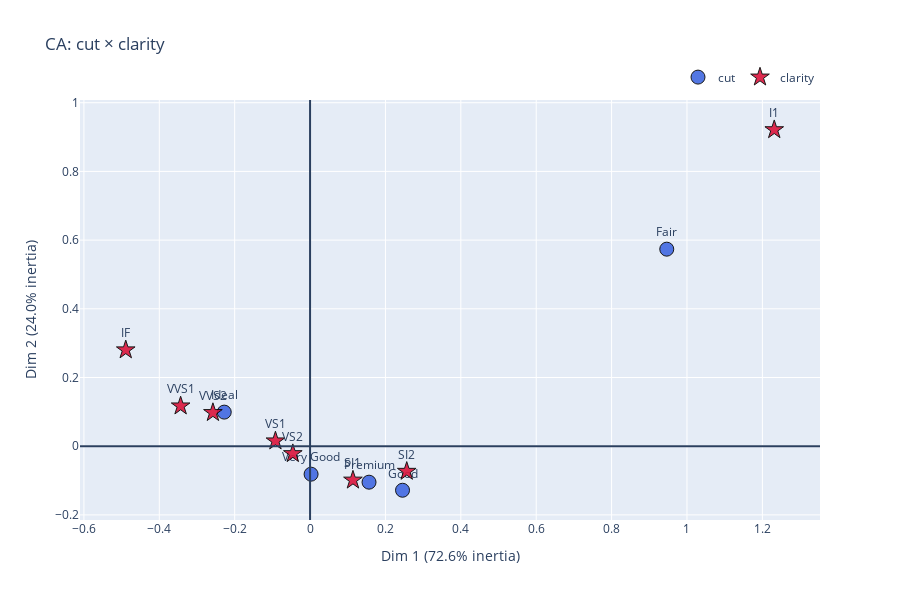

Source (notebook cell):
### Code cell
ct = pd.crosstab(df["cut"], df["clarity"])
fig = plot_ca(ct, "CA: cut × clarity", row_label="cut", col_label="clarity")
fig.show()

### Figure 1 — Plotly figure (JSON) as saved in the notebook; plotly's stock layout.template omitted (floating-point values rounded to 4 significant figures)
{"data": [{"marker": {"color": "royalblue", "line": {"color": "black", "width": 1}, "opacity": 0.9, "size": 14, "symbol": "circle"}, "mode": "markers+text", "name": "cut", "text": ["Fair", "Good", "Ideal", "Premium", "Very Good"], "textfont": {"size": 12}, "textposition": "top center", "type": "scatter", "x": [0.9464, 0.2453, -0.2277, 0.1565, 0.00269], "y": [0.5737, -0.1282, 0.09924, -0.1047, -0.08143]}, {"marker": {"color": "crimson", "line": {"color": "black", "width": 1}, "opacity": 0.9, "size": 14, "symbol": "star"}, "mode": "markers+text", "name": "clarity", "text": ["I1", "IF", "SI1", "SI2", "VS1", "VS2", "VVS1", "VVS2"], "textfont": {"size": 12}, "textposition": "top center", "type": "scatter", "x": [1.232, -0.489, 0.1138, 0.2565, -0.09187, -0.04571, -0.3434, -0.2577], "y": [0.9213, 0.2803, -0.09886, -0.07329, 0.01522, -0.02179, 0.1171, 0.09781]}], "layout": {"height": 600, "legend": {"orientation": "h", "x": 1, "xanchor": "right", "y": 1.02, "yanchor": "bottom"}, "shapes": [{"type": "line", "x0": 0, "x1": 1, "xref": "x domain", "y0": 0, "y1": 0, "yref": "y"}, {"type": "line", "x0": 0, "x1": 0, "xref": "x", "y0": 0, "y1": 1, "yref": "y domain"}], "title": {"text": "CA: cut × clarity"}, "xaxis": {"title": {"text": "Dim 1 (72.6% inertia)"}}, "yaxis": {"title": {"text": "Dim 2 (24.0% inertia)"}}}}
